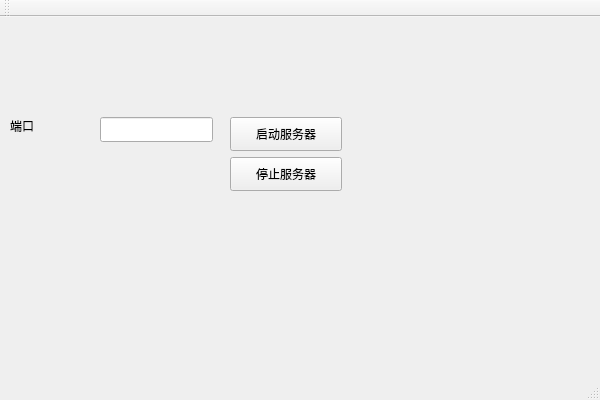
<?xml version="1.0" encoding="UTF-8"?>
<ui version="4.0">
 <class>ServerClass</class>
 <widget class="QMainWindow" name="ServerClass">
  <property name="geometry">
   <rect>
    <x>0</x>
    <y>0</y>
    <width>600</width>
    <height>400</height>
   </rect>
  </property>
  <property name="windowTitle">
   <string>Server</string>
  </property>
  <widget class="QWidget" name="centralWidget">
   <widget class="QLineEdit" name="lineEdit">
    <property name="geometry">
     <rect>
      <x>100</x>
      <y>100</y>
      <width>113</width>
      <height>25</height>
     </rect>
    </property>
   </widget>
   <widget class="QPushButton" name="pushButton">
    <property name="geometry">
     <rect>
      <x>230</x>
      <y>100</y>
      <width>112</width>
      <height>34</height>
     </rect>
    </property>
    <property name="text">
     <string>启动服务器</string>
    </property>
   </widget>
   <widget class="QLabel" name="label">
    <property name="geometry">
     <rect>
      <x>10</x>
      <y>100</y>
      <width>81</width>
      <height>18</height>
     </rect>
    </property>
    <property name="text">
     <string>端口</string>
    </property>
   </widget>
   <widget class="QPushButton" name="pushButton_2">
    <property name="geometry">
     <rect>
      <x>230</x>
      <y>140</y>
      <width>112</width>
      <height>34</height>
     </rect>
    </property>
    <property name="text">
     <string>停止服务器</string>
    </property>
   </widget>
  </widget>
  <widget class="QMenuBar" name="menuBar">
   <property name="geometry">
    <rect>
     <x>0</x>
     <y>0</y>
     <width>600</width>
     <height>30</height>
    </rect>
   </property>
  </widget>
  <widget class="QToolBar" name="mainToolBar">
   <attribute name="toolBarArea">
    <enum>TopToolBarArea</enum>
   </attribute>
   <attribute name="toolBarBreak">
    <bool>false</bool>
   </attribute>
  </widget>
  <widget class="QStatusBar" name="statusBar"/>
 </widget>
 <layoutdefault spacing="6" margin="11"/>
 <resources>
  <include location="Server.qrc"/>
 </resources>
 <connections/>
</ui>
